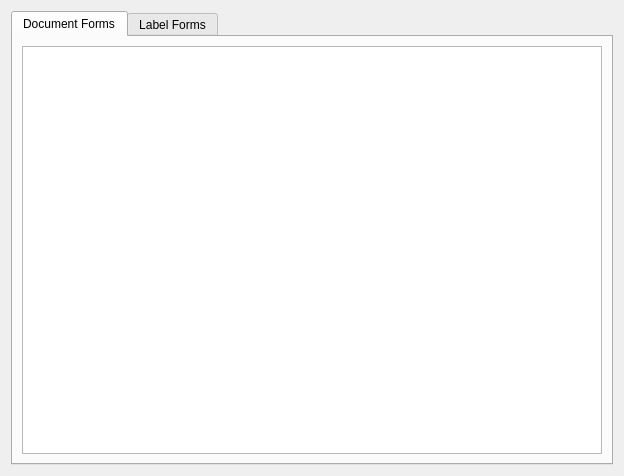
<?xml version="1.0" encoding="UTF-8"?>
<ui version="4.0">
 <class>Forms</class>
 <widget class="QWidget" name="Forms">
  <property name="geometry">
   <rect>
    <x>0</x>
    <y>0</y>
    <width>624</width>
    <height>476</height>
   </rect>
  </property>
  <property name="windowTitle">
   <string>Form</string>
  </property>
  <layout class="QGridLayout" name="gridLayout_3">
   <item row="0" column="0">
    <widget class="QTabWidget" name="tabWidget">
     <property name="currentIndex">
      <number>0</number>
     </property>
     <widget class="QWidget" name="DocForm">
      <attribute name="title">
       <string>Document Forms</string>
      </attribute>
      <layout class="QGridLayout" name="gridLayout">
       <item row="0" column="0">
        <widget class="QTableWidget" name="tableWidgetDocForms"/>
       </item>
      </layout>
     </widget>
     <widget class="QWidget" name="LabelForm">
      <attribute name="title">
       <string>Label Forms</string>
      </attribute>
      <layout class="QGridLayout" name="gridLayout_2">
       <item row="0" column="0">
        <widget class="QTableWidget" name="tableWidget_LabelForms"/>
       </item>
      </layout>
     </widget>
    </widget>
   </item>
  </layout>
 </widget>
 <resources/>
 <connections/>
</ui>
